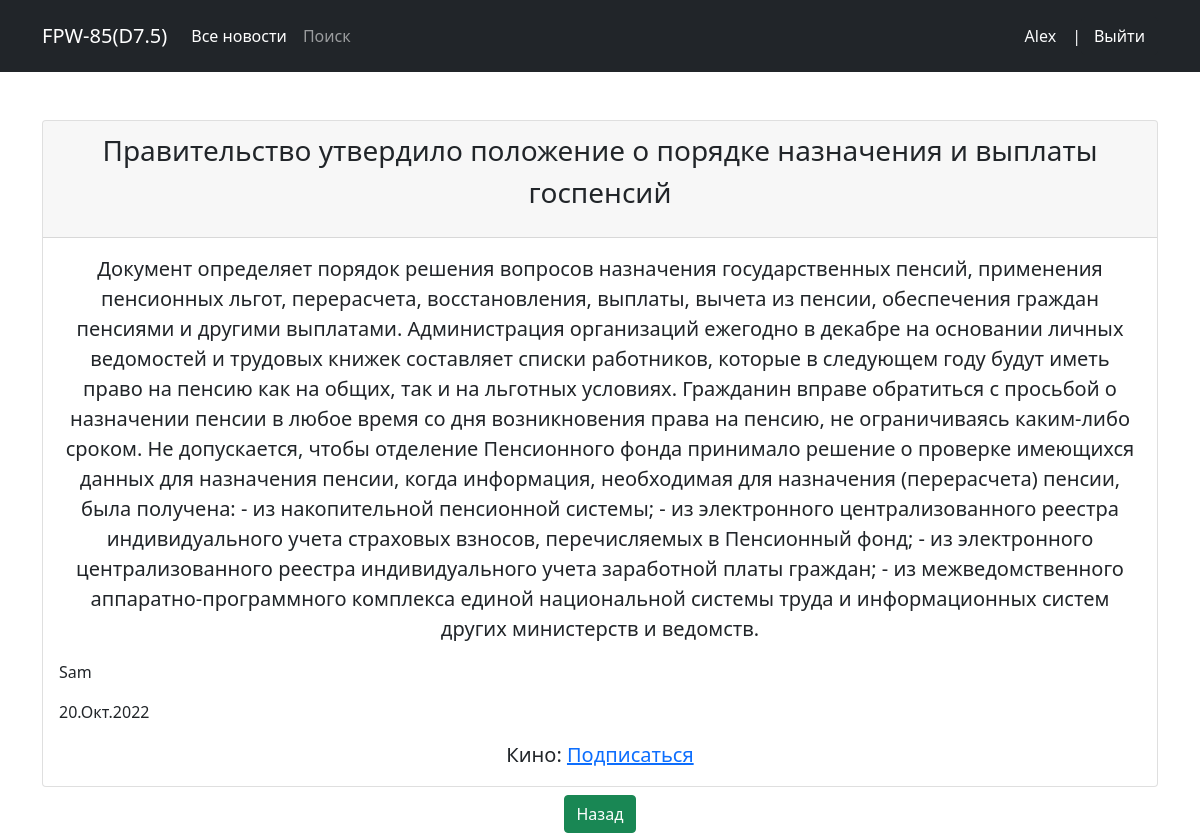
Page /23 (signed in) on the committed database.
### news/models.py (models this page shows, shortened)
class Post(models.Model):
    author = models.ForeignKey(Author, on_delete=models.CASCADE)
    NEWS = 'NW'
    ARTICLE = 'AR'
    CATEGORY_CHOICES = (
        (NEWS, 'Новости'),
        (ARTICLE, 'Статья'),
    )
    categoryType = models.CharField(max_length=2, choices=CATEGORY_CHOICES, default=ARTICLE)
    dateCreation = models.DateTimeField(auto_now_add=True)
    postCategory = models.ManyToManyField(Category, through='PostCategory')
    title = models.CharField(max_length=128)
    text = models.TextField()
    rating = models.SmallIntegerField(default=0)
    class Meta:
        verbose_name = 'Пост'
        verbose_name_plural = 'Посты'

class Author(models.Model):
    authorUser = models.OneToOneField(User, on_delete=models.CASCADE)
    ratingAuthor = models.SmallIntegerField(default=0)
    def __str__(self):
        return f'{self.authorUser}'
    class Meta:
        verbose_name = 'Автор'
        verbose_name_plural = 'Авторы'

class Category(models.Model):
    sport = 'SP'
    politics = 'PO'
    education = 'ED'
    cinema = 'CI'
    information = 'IT'
    CATS = [(sport, 'Спорт'),
            (politics, 'Политика'),
            (education, 'Образование'),
            (cinema, 'Кино'),
            (information, 'Сфера IT')
            ]
    name = models.CharField(max_length = 2, choices = CATS, default = sport, unique = True)
    subscribers = models.ManyToManyField(User)
    class Meta:
        verbose_name = 'Категория'
        verbose_name_plural = 'Категории'

### news/views.py (the view)
# urls.py: path('<int:pk>',DetailNews.as_view(), name= 'post_detail'),
class DetailNews(DetailView):
    model = Post
    template_name = 'newsdetail.html'
    context_object_name = "anews"
    def get_context_data(self, **kwargs):
        context = super().get_context_data(**kwargs)
        context['same_post_author'] = self.get_object().author.authorUser.id
        context['is_subscribed'] = Category.objects.filter(subscribers=self.request.user.id)
        return context
    def get_object(self, queryset=None):
        obj = cache.get(f'Product={self.kwargs["pk"]}', None)
        if not obj:
            obj = super().get_object(queryset=queryset)
            cache.set(f'product={self.kwargs["pk"]}', obj)
        return obj

### news/templatetags/custom_filters.py (called while the page is built)
@register.filter()
def censor(value: str):
    censored = ''
    for item in value.split():
        if item.lower() in CENSOR:
            cen_item = item[0] + '*' * (len(item) - 1)
            censored += cen_item + ' '
        else:
            censored += item + ' '
    return censored

### templates/newsdetail.html (shortened to what this page needs)
{% extends "flatpages/default.html" %}
{% load custom_filters %}
{% block content %}
    <div class="card">
        <div class="card-header">
            <p class='fs-3'> {{ anews.title|censor }} </p>
        </div>
        <div class="card-body">
            <blockquote class="blockquote mb-0">
                <p> {{ anews.text|censor }} </p>
                <p class='text-start fs-6'>{{ anews.author }}</p>
                <p class='text-start fs-6'> {{ anews.dateCreation|date:'d.M.Y' }} </p>
                {% for cat in anews.postCategory.all %}
                    {% if cat in is_subscribed %}
                        <p>{{ cat.name }}: <a href="{% url 'unsubscribe' cat.id %}">Отписаться</a> </p>
                {% else %}
                        <p>{{ cat.name }}: <a href="{% url 'subscribe' cat.id %}">Подписаться</a> </p>
                    {% endif %}
                {% endfor %}
            </blockquote>
        </div>
    </div>
    <a href="{{request.META.HTTP_REFERER|escape}}" class="btn btn-success mt-2 w-40"> Назад </a>
{% endblock content %}

### templates/flatpages/default.html (shortened to what this page needs)
<!DOCTYPE html>
<html lang="en">
    <head>
        {% load static %}
        <link href={% static "css/styles.css" %} rel="stylesheet" />
    </head>
    <body>
        <nav class="navbar navbar-expand-lg navbar-dark bg-dark">
          <div class="container">
            <a class="navbar-brand" href="#">FPW-85(D7.5)</a>
                <div class="collapse navbar-collapse" id="navbarNavAltMarkup">
                  <div class="navbar-nav">
                    <a class="nav-link active" aria-current="page" href="{% url 'post_list' %}">Все новости</a>
                    <a class="nav-link" href="{% url 'search' %}">Поиск</a>
                  </div>
                </div>
                  {% if user.is_authenticated %}
                      <p class="text-light mt-3">{{ user.username }} </p>
                      <span class="text-light ms-3">|</span>
                      <a class="btn btn-dark" href="/accounts/logout">Выйти</a>
                      {% else  %}
                      <a class="btn btn-dark" href="/accounts/login">Войти</a>
                  {% endif %}
          </div>
        </nav>
        <div class="container">
            <div class="text-center mt-5">
                {% block content %}{% endblock content %}
            </div>
        </div>
    </body>
</html>

### rows in the picture
Post: title|censor "Правительство утвердило положение о порядке назначения и выплаты госпенсий", text|censor "Документ определяет порядок решения вопросов назначения государственных пенсий, применения пенсионных льгот, перерасчета, восстановления, выплаты, вычета из пенсии, обеспечения граждан пенсиями и другими выплатами. Администрация организаций ежегодно в декабре на основании личных ведомостей и трудовых книжек составляет списки работников, которые в следующем году будут иметь право на пенсию как на общих, так и на льготных условиях. Гражданин вправе обратиться с просьбой о назначении пенсии в любое время со дня возникновения права на пенсию, не ограничиваясь каким-либо сроком. Не допускается, чтобы отделение Пенсионного фонда принимало решение о проверке имеющихся данных для назначения пенсии,…", author "Sam", dateCreation "20.Окт.2022"
Category: name "Кино"

### other values in the picture
{{ user.username }} "Alex"
